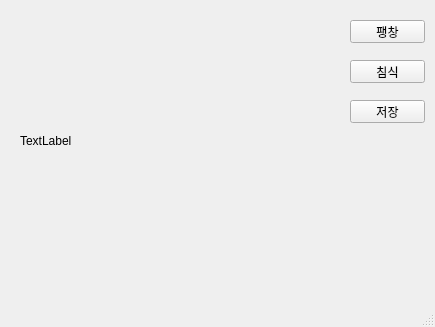
<?xml version="1.0" encoding="UTF-8"?>
<ui version="4.0">
 <class>MainWindow</class>
 <widget class="QMainWindow" name="MainWindow">
  <property name="geometry">
   <rect>
    <x>0</x>
    <y>0</y>
    <width>435</width>
    <height>327</height>
   </rect>
  </property>
  <property name="windowTitle">
   <string>명암모폴로지</string>
  </property>
  <widget class="QWidget" name="centralwidget">
   <widget class="QPushButton" name="btn1">
    <property name="geometry">
     <rect>
      <x>350</x>
      <y>20</y>
      <width>75</width>
      <height>23</height>
     </rect>
    </property>
    <property name="text">
     <string>팽창</string>
    </property>
   </widget>
   <widget class="QPushButton" name="btn2">
    <property name="geometry">
     <rect>
      <x>350</x>
      <y>60</y>
      <width>75</width>
      <height>23</height>
     </rect>
    </property>
    <property name="text">
     <string>침식</string>
    </property>
   </widget>
   <widget class="QLabel" name="label">
    <property name="geometry">
     <rect>
      <x>20</x>
      <y>10</y>
      <width>311</width>
      <height>261</height>
     </rect>
    </property>
    <property name="text">
     <string>TextLabel</string>
    </property>
   </widget>
   <widget class="QPushButton" name="btn3">
    <property name="geometry">
     <rect>
      <x>350</x>
      <y>100</y>
      <width>75</width>
      <height>23</height>
     </rect>
    </property>
    <property name="text">
     <string>저장</string>
    </property>
   </widget>
  </widget>
  <widget class="QMenuBar" name="menubar">
   <property name="geometry">
    <rect>
     <x>0</x>
     <y>0</y>
     <width>435</width>
     <height>21</height>
    </rect>
   </property>
  </widget>
  <widget class="QStatusBar" name="statusbar"/>
 </widget>
 <resources/>
 <connections/>
</ui>
